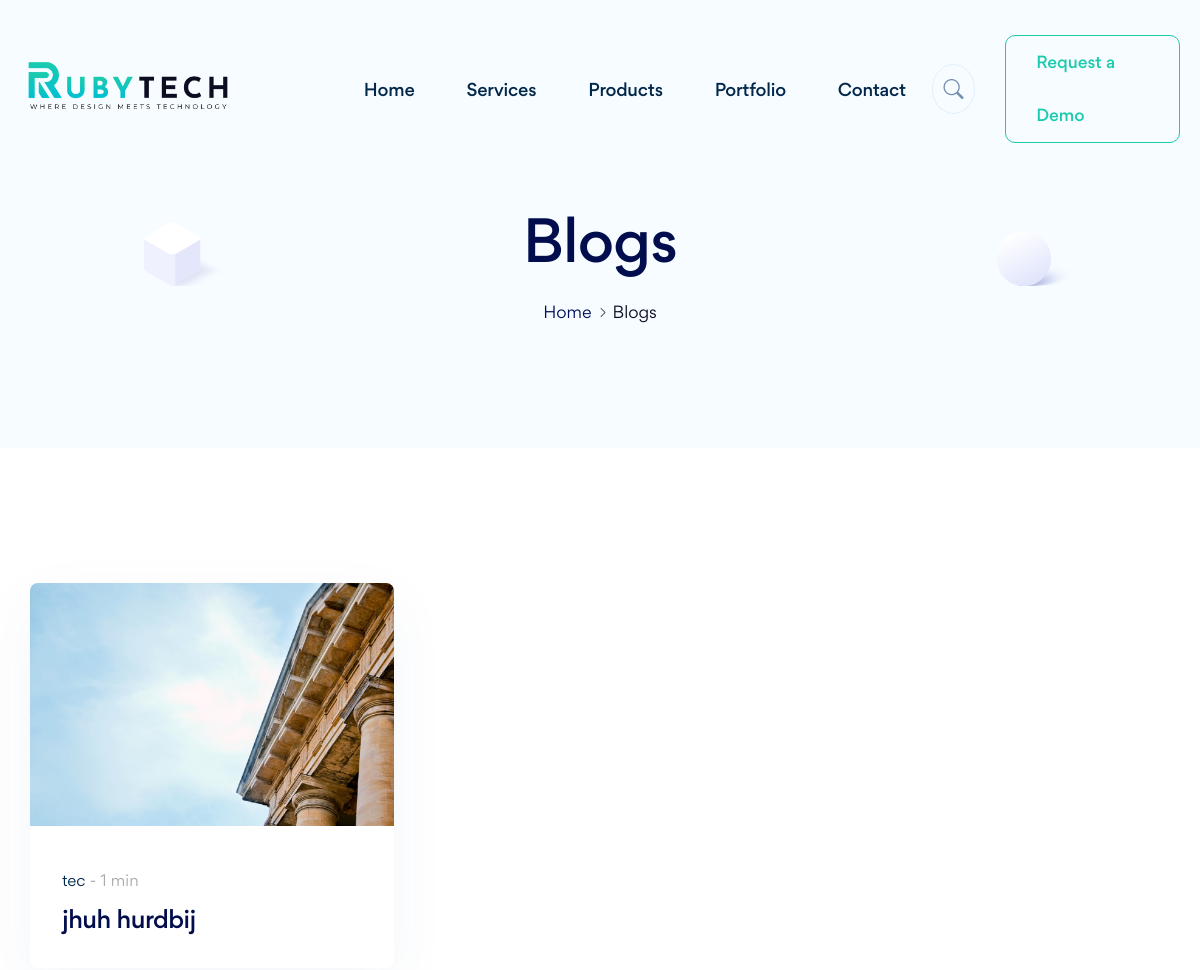
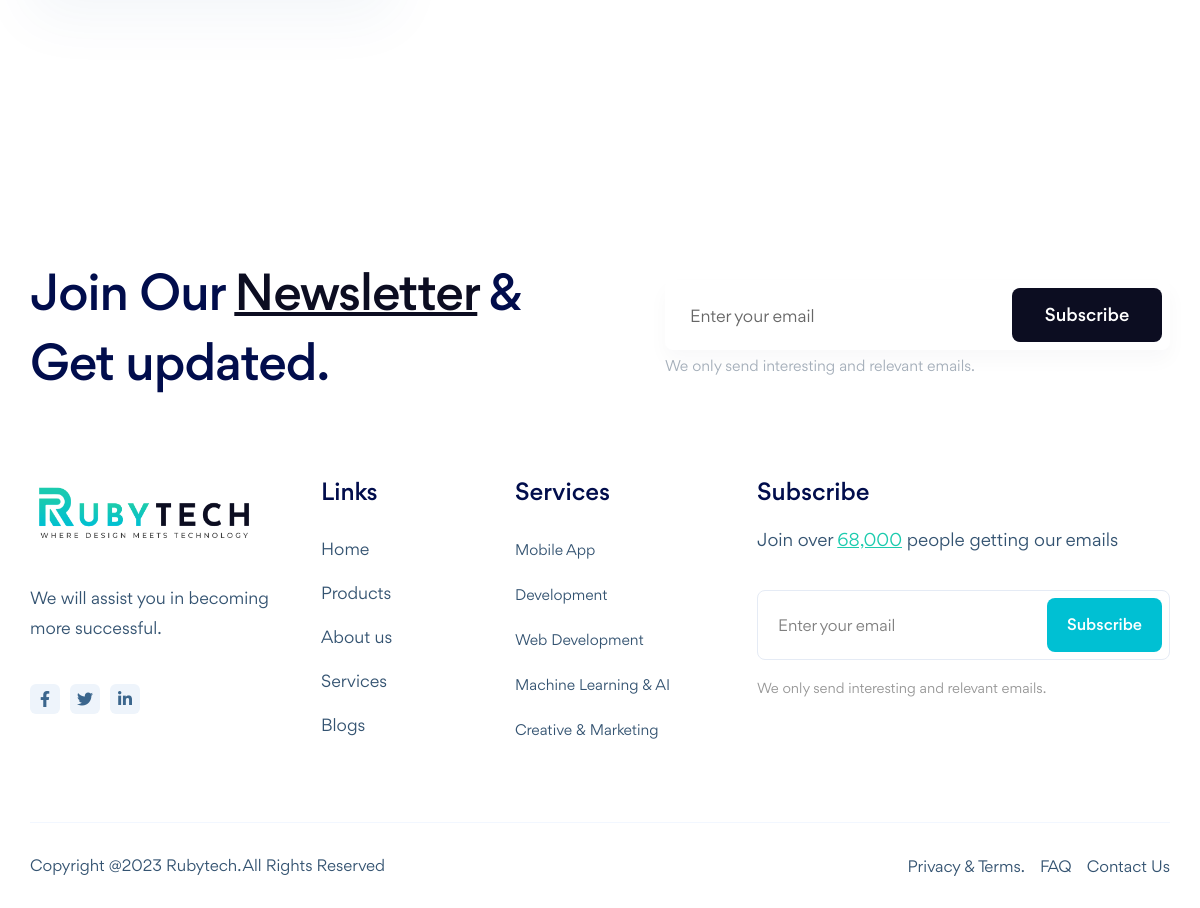
The app's page /blogs/ with its own data (2 pictures, top to bottom).
### blogs/models.py (models this page shows, shortened)
class Blogs_Table(models.Model):
    class Meta:
        verbose_name_plural = 'Blog Table'
    Title = models.CharField(max_length=255)
    slug = models.SlugField(default="Auto-Generate", editable=False)
    Category = models.ForeignKey(blog_category, on_delete=models.CASCADE)
    Author = models.ForeignKey(User, on_delete=models.CASCADE, blank=True, null=True)
    image = models.ImageField(upload_to='Blog_images/', blank=True, null=True)
    Short_Description = models.TextField(default="", blank=True, null=True)
    Description = RichTextField(blank=True, null=True)
    tags = models.CharField(max_length=255, default="", blank=True, null=True)
    Read_Time = models.CharField(max_length=255, default="", blank=True, null=True)
    total_views = models.IntegerField(default=0, null=True, blank=True)
    Time = models.DateTimeField(default=datetime.now(), blank=True)

class blog_category(models.Model):
    class Meta:
        verbose_name_plural = 'Blog Category'
    name = models.CharField(max_length=255)

### blogs/views.py (the view)
# urls.py: path('', views.blogs, name='blogs'),
def blogs(request):
    all_blogs = Blogs_Table.objects.all()
    context = {'all_blogs':all_blogs}
    return render(request, 'blogs.html', context)

### portfolio/templates/blogs.html
{% include 'header.html' %}
{% load static %}
			<div class="theme-inner-banner">
				<div class="container">
					<h2 class="intro-title text-center">Blogs</h2>
					<ul class="page-breadcrumb style-none d-flex justify-content-center">
						<li><a href="{% url 'index' %}">Home</a></li>
						<li class="current-page">Blogs</li>
					</ul>
				</div>
				<img src="{% static 'images/shape/shape_38.svg' %}" alt="" class="shapes shape-one">
				<img src="{% static 'images/shape/shape_39.svg' %}" alt="" class="shapes shape-two">
			</div>
			<div class="blog-section-three pt-90 mb-150 lg-pt-40 lg-mb-100">
				<div class="container">
					<div class="row gx-xxl-5">
						{% for blog in all_blogs %}
						<div class="col-lg-4 col-sm-6 d-flex" data-aos="fade-up">
							<article class="blog-meta-one color-two tran3s mt-45">
								<figure class="post-img m0"><a href="{% url 'blog_details' blog.slug %}" class="w-100 d-block"><img src="{{ blog.image.url }}" alt="" class="w-100 tran4s"></a></figure>
								<div class="post-data">
									<div class="post-tag"><a href="{% url 'blog_details' blog.slug %}">{{ blog.Category.name }}</a> - {{ blog.Read_Time }}</div>
									<a href="{% url 'blog_details' blog.slug %}" class="blog-title"><h5>{{ blog.Title }}</h5></a>
								</div>
							</article>
						</div>
						{% endfor %}
					</div>
				</div>
			</div>
{% include 'footer.html' %}

### static/css/responsive.css (style rules this page uses)
@media (min-width: 992px) { .container { padding-right: 0;padding-left: 0; } }

### static/css/framework.css (style rules this page uses)
* { margin:0;padding:0;-webkit-box-sizing: border-box;-moz-box-sizing: border-box;box-sizing: border-box; }
a { text-decoration: none; display: inline-block; color: inherit; }
img { max-width: 100%; display: block; }
.m0 { margin: 0 !important; }
.pt-90 { padding-top: 90px; }
.mt-45 { margin-top: 45px; }
.mb-150 { margin-bottom: 150px; }

### records on screen
Blogs_Table: image (picture), Category.name "tec", Read_Time "1 min", Title "jhuh hurdbij"
